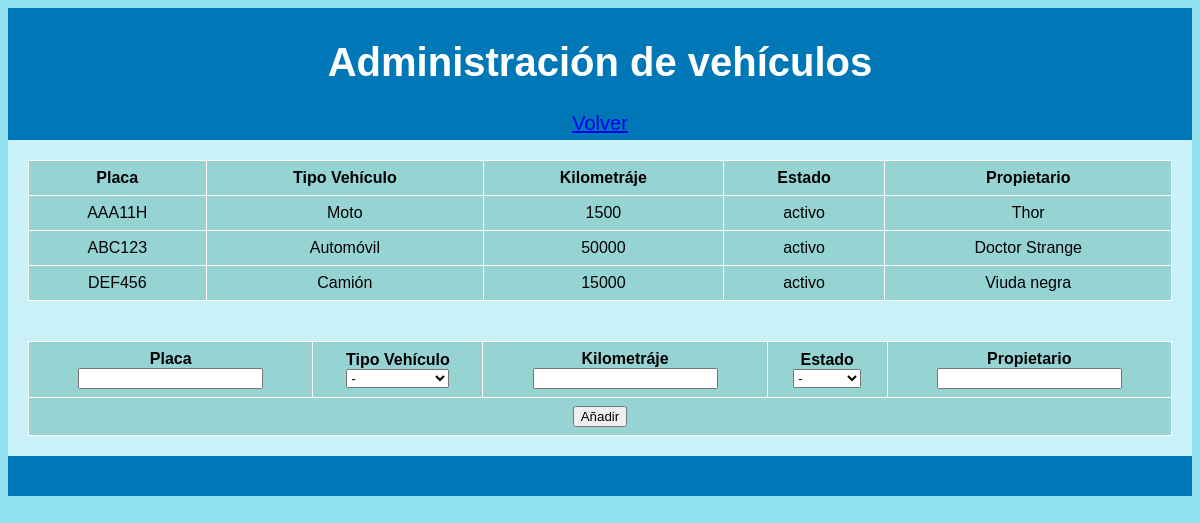
Page /form_crear_vehiculo.php on the committed database.
### tables this page shows
CREATE TABLE vehiculos(
    placa varchar(6) NOT NULL PRIMARY KEY,
    tipo_vehiculo text NOT NULL,
    kilometraje int NOT NULL,
    estado text NOT NULL,
    propietario text NOT NULL
);

### form_crear_vehiculo.php (the view, shortened to what this page needs)
<?php
require "connection.php";
$sql = "SELECT * from vehiculos";
$result = mysqli_query($conn, $sql);
?>
<!DOCTYPE html>
<html lang="en">
<head>
    <link rel="stylesheet" href="style.css">
</head>
<body>
    <header>
        <h1>Administración de vehículos</h1>
        <h13><a href = 'index.php'>Volver</a></h13>
    </header>
    <section>
        <table>
            <tr>
                <th>Placa</th>
                <th>Tipo Vehículo</th>
                <th>Kilometráje</th>
                <th>Estado</th>
                <th>Propietario</th>
            </tr>
            <?php
                if (mysqli_num_rows($result) > 0){
                    while ($row = mysqli_fetch_assoc($result)) {
                        echo "<tr>";
                        echo "<td>".$row['placa']."</td>";
                        echo "<td>".$row['tipo_vehiculo']."</td>";
                        echo "<td>".$row['kilometraje']."</td>";
                        echo "<td>".$row['estado']."</td>";
                        echo "<td>".$row['propietario']."</td>";
                        echo "</tr>";
                    }
                }
            ?>
        </table>
    </section>
    <section>
        <table>
            <form action="crear_vehiculo.php" method="post">
                <tr>
                    <th>
                        <label for="placa" class="class1">Placa</label>
                        <input type="text" name="placa" id="placa">
                    </th>
                    <th>
                        <label for="tipo" class="class1">Tipo Vehículo</label>
                        <select name="tipo" id="tipo">
                            <option value="invalid">-</option>
                        </select>
                    </th>
                    <th>
                        <label for="kilometraje" class="class1">Kilometráje</label>
                        <input type="number" name="kilometraje" id="kilometraje">
                    </th>
                    <th>
                        <label for="estado" class="class1">Estado</label>
                        <select name="estado" id="estado">
                            <option value="invalid">-</option>
                        </select>
                    </th>
                    <th>
                        <label for="propietario" class="class1">Propietario</label>
                        <input type="text" name="propietario" id="propietario">
                    </th>
                </tr>
                <tr>
                    <th colspan="5"><input type="submit" value="Añadir" /></th>
                </tr>
            </form>
        </table>
    </section>
    <footer>
    </footer>
</body>
</html>

### style.css (style rules this page uses)
* { box-sizing: border-box; }
body { font-family: Arial, Helvetica, sans-serif; background-color: #90e0ef ; }
header { background-color: #0077b6; padding: 5px; text-align: center; font-size: 20px; color: white; }
section { float: left; padding: 20px; width: 100%; background-color: #caf0f8; height: auto; }
section::after { content: ""; display: table; clear: both; }
footer { background-color: #0077b6; padding: 20px; text-align: left; color: rgb(0, 0, 0); float: left; width: 100%; }
table { font-family: arial, sans-serif; border-collapse: collapse; width: 100%; }
td, th { border: 1px solid #ffffff; text-align: center; padding: 8px; background-color: #96D4D4; border-collapse: collapse; }
.class1 { display: block; }

### rows in the picture
vehiculos: placa "AAA11H", tipo_vehiculo "Moto", kilometraje "1500", estado "activo", propietario "Thor"
vehiculos: placa "ABC123", tipo_vehiculo "Automóvil", kilometraje "50000", estado "activo", propietario "Doctor Strange"
vehiculos: placa "DEF456", tipo_vehiculo "Camión", kilometraje "15000", estado "activo", propietario "Viuda negra"
